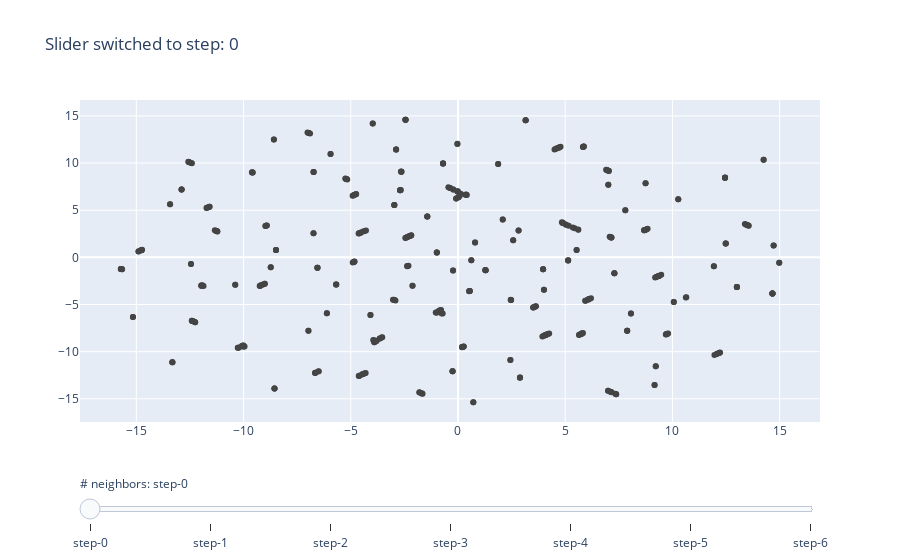

The notebook cell this image was saved under:
### Code cell
import matplotlib as mpl 
import pandas as pd
import plotly.graph_objects as go
import numpy as np


# Sample nominal vector (pd.Series)
nominal_vector = metadata["cultivar"]
unique_values = nominal_vector.unique()
colormap_fn = mpl.colormaps.get_cmap('viridis')
colormap = dict(zip(unique_values, [colormap_fn(i) for i in np.linspace(0, 1, len(unique_values))]))
colors = nominal_vector.map(colormap)


# Create figure
fig = go.Figure()


# Add traces, one for each slider step
for step in (2, 5, 10, 20, 50, 100, 200):
    embed = pd.read_csv(f"outputs/umap/embed_k={step}.csv")
    table = pd.concat([embed, metadata], axis=1)
    fig.add_trace(
        go.Scatter(
            visible=False,
            # name="𝜈 = " + str(step),
            x=embed_metadata["0"],
            y=embed_metadata["1"],
            marker=dict(color=colors, colorscale='Viridis'),
            mode = "markers",
        )
    )

# Make 7th trace visible
fig.data[6].visible = True

# Create and add slider
steps = []
for i in range(len(fig.data)):
    step = dict(
        method="update",
        args=[{"visible": [False] * len(fig.data)},
              {"title": "Slider switched to step: " + str(i)}],  # layout attribute
    )
    step["args"][0]["visible"][i] = True  # Toggle i'th trace to "visible"
    steps.append(step)

sliders = [dict(
    active=10,
    currentvalue={"prefix": "# neighbors: "},
    pad={"t": 50},
    steps=steps
)]

fig.update_layout(
    sliders=sliders
)

fig.show()

### Figure 1 — Plotly figure (JSON) as saved in the notebook; plotly's stock layout.template omitted (floating-point values rounded to 4 significant figures; data arrays with more than 128 entries replaced by an {"elided": "..."} marker saying what was removed)
{"data": [{"marker": {"color": {"elided": "450x4 float values"}, "colorscale": [[0, "#440154"], [0.1111, "#482878"], [0.2222, "#3e4989"], [0.3333, "#31688e"], [0.4444, "#26828e"], [0.5556, "#1f9e89"], [0.6667, "#35b779"], [0.7778, "#6ece58"], [0.8889, "#b5de2b"], [1, "#fde725"]]}, "mode": "markers", "type": "scatter", "visible": true, "x": {"elided": "450 float values"}, "y": {"elided": "450 float values"}}, {"marker": {"color": {"elided": "450x4 float values"}, "colorscale": [[0, "#440154"], [0.1111, "#482878"], [0.2222, "#3e4989"], [0.3333, "#31688e"], [0.4444, "#26828e"], [0.5556, "#1f9e89"], [0.6667, "#35b779"], [0.7778, "#6ece58"], [0.8889, "#b5de2b"], [1, "#fde725"]]}, "mode": "markers", "type": "scatter", "visible": false, "x": {"elided": "450 float values"}, "y": {"elided": "450 float values"}}, {"marker": {"color": {"elided": "450x4 float values"}, "colorscale": [[0, "#440154"], [0.1111, "#482878"], [0.2222, "#3e4989"], [0.3333, "#31688e"], [0.4444, "#26828e"], [0.5556, "#1f9e89"], [0.6667, "#35b779"], [0.7778, "#6ece58"], [0.8889, "#b5de2b"], [1, "#fde725"]]}, "mode": "markers", "type": "scatter", "visible": false, "x": {"elided": "450 float values"}, "y": {"elided": "450 float values"}}, {"marker": {"color": {"elided": "450x4 float values"}, "colorscale": [[0, "#440154"], [0.1111, "#482878"], [0.2222, "#3e4989"], [0.3333, "#31688e"], [0.4444, "#26828e"], [0.5556, "#1f9e89"], [0.6667, "#35b779"], [0.7778, "#6ece58"], [0.8889, "#b5de2b"], [1, "#fde725"]]}, "mode": "markers", "type": "scatter", "visible": false, "x": {"elided": "450 float values"}, "y": {"elided": "450 float values"}}, {"marker": {"color": {"elided": "450x4 float values"}, "colorscale": [[0, "#440154"], [0.1111, "#482878"], [0.2222, "#3e4989"], [0.3333, "#31688e"], [0.4444, "#26828e"], [0.5556, "#1f9e89"], [0.6667, "#35b779"], [0.7778, "#6ece58"], [0.8889, "#b5de2b"], [1, "#fde725"]]}, "mode": "markers", "type": "scatter", "visible": false, "x": {"elided": "450 float values"}, "y": {"elided": "450 float values"}}, {"marker": {"color": {"elided": "450x4 float values"}, "colorscale": [[0, "#440154"], [0.1111, "#482878"], [0.2222, "#3e4989"], [0.3333, "#31688e"], [0.4444, "#26828e"], [0.5556, "#1f9e89"], [0.6667, "#35b779"], [0.7778, "#6ece58"], [0.8889, "#b5de2b"], [1, "#fde725"]]}, "mode": "markers", "type": "scatter", "visible": false, "x": {"elided": "450 float values"}, "y": {"elided": "450 float values"}}, {"marker": {"color": {"elided": "450x4 float values"}, "colorscale": [[0, "#440154"], [0.1111, "#482878"], [0.2222, "#3e4989"], [0.3333, "#31688e"], [0.4444, "#26828e"], [0.5556, "#1f9e89"], [0.6667, "#35b779"], [0.7778, "#6ece58"], [0.8889, "#b5de2b"], [1, "#fde725"]]}, "mode": "markers", "type": "scatter", "visible": false, "x": {"elided": "450 float values"}, "y": {"elided": "450 float values"}}], "layout": {"autosize": true, "sliders": [{"active": 0, "currentvalue": {"prefix": "# neighbors: "}, "pad": {"t": 50}, "steps": [{"args": [{"visible": [true, false, false, false, false, false, false]}, {"title": "Slider switched to step: 0"}], "method": "update"}, {"args": [{"visible": [false, true, false, false, false, false, false]}, {"title": "Slider switched to step: 1"}], "method": "update"}, {"args": [{"visible": [false, false, true, false, false, false, false]}, {"title": "Slider switched to step: 2"}], "method": "update"}, {"args": [{"visible": [false, false, false, true, false, false, false]}, {"title": "Slider switched to step: 3"}], "method": "update"}, {"args": [{"visible": [false, false, false, false, true, false, false]}, {"title": "Slider switched to step: 4"}], "method": "update"}, {"args": [{"visible": [false, false, false, false, false, true, false]}, {"title": "Slider switched to step: 5"}], "method": "update"}, {"args": [{"visible": [false, false, false, false, false, false, true]}, {"title": "Slider switched to step: 6"}], "method": "update"}]}], "title": {"text": "Slider switched to step: 0"}, "xaxis": {"autorange": true, "range": [-17.54, 16.8], "type": "linear"}, "yaxis": {"autorange": true, "range": [-18.18, 17.4], "type": "linear"}}}
